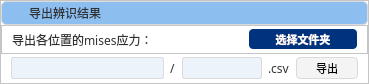
          <widget class="QFrame" name="frame_ans">
           <property name="minimumSize">
            <size>
             <width>0</width>
             <height>84</height>
            </size>
           </property>
           <property name="maximumSize">
            <size>
             <width>16777215</width>
             <height>84</height>
            </size>
           </property>
           <property name="styleSheet">
            <string notr="true">#frame_ans{
	background: #FFFFFF;
	border-radius: 5px 5px 0px 0px;
	border: 1px solid #DBDBDB;
}
QFrame{
	background-color: rgb(255, 255, 255);
}</string>
           </property>
           <property name="frameShape">
            <enum>QFrame::StyledPanel</enum>
           </property>
           <property name="frameShadow">
            <enum>QFrame::Raised</enum>
           </property>
           <layout class="QVBoxLayout" name="verticalLayout_ans">
            <property name="spacing">
             <number>0</number>
            </property>
            <property name="leftMargin">
             <number>0</number>
            </property>
            <property name="topMargin">
             <number>0</number>
            </property>
            <property name="rightMargin">
             <number>0</number>
            </property>
            <property name="bottomMargin">
             <number>0</number>
            </property>
            <item>
             <widget class="QFrame" name="frame_ans_title">
              <property name="maximumSize">
               <size>
                <width>16777215</width>
                <height>24</height>
               </size>
              </property>
              <property name="styleSheet">
               <string notr="true">#frame_ans_title{
	background: radial-gradient, #8CBEEF;
	border-radius: 5px 5px 0px 0px;
	border: 1px solid #DBDBDB;
}
#frame_30{
	background: radial-gradient, #8CBEEF;
	border-radius: 5px 5px 0px 0px;
	border: none;
}
QLabel {
	font-weight: 400;
	font-size: 12px;
	color: #303133;
	text-align: left;
	font-style: normal;
	text-transform: none;
	background-color: rgb(140, 190, 239);
	border-radius: 5px 5px 0px 0px;
	border: none;
}
QPushButton {
	background-color: rgb(140, 190, 239);
	border-radius: 5px 5px 0px 0px;
	border: none;
}</string>
              </property>
              <property name="frameShape">
               <enum>QFrame::StyledPanel</enum>
              </property>
              <property name="frameShadow">
               <enum>QFrame::Raised</enum>
              </property>
              <layout class="QHBoxLayout" name="horizontalLayout_ans_title">
               <property name="spacing">
                <number>6</number>
               </property>
               <property name="leftMargin">
                <number>6</number>
               </property>
               <property name="topMargin">
                <number>0</number>
               </property>
               <property name="rightMargin">
                <number>10</number>
               </property>
               <property name="bottomMargin">
                <number>0</number>
               </property>
               <item>
                <widget class="QFrame" name="frame_30">
                 <property name="frameShape">
                  <enum>QFrame::StyledPanel</enum>
                 </property>
                 <property name="frameShadow">
                  <enum>QFrame::Raised</enum>
                 </property>
                 <layout class="QHBoxLayout" name="horizontalLayout_30">
                  <property name="spacing">
                   <number>6</number>
                  </property>
                  <property name="leftMargin">
                   <number>0</number>
                  </property>
                  <property name="topMargin">
                   <number>0</number>
                  </property>
                  <property name="rightMargin">
                   <number>0</number>
                  </property>
                  <property name="bottomMargin">
                   <number>0</number>
                  </property>
                  <item>
                   <widget class="QLabel" name="label_30">
                    <property name="minimumSize">
                     <size>
                      <width>15</width>
                      <height>15</height>
                     </size>
                    </property>
                    <property name="maximumSize">
                     <size>
                      <width>15</width>
                      <height>15</height>
                     </size>
                    </property>
                    <property name="text">
                     <string/>
                    </property>
                    <property name="pixmap">
                     <pixmap resource="res.qrc">:/icons/icon_save.png</pixmap>
                    </property>
                    <property name="scaledContents">
                     <bool>true</bool>
                    </property>
                   </widget>
                  </item>
                  <item>
                   <widget class="QLabel" name="label_300">
                    <property name="font">
                     <font>
                      <family>黑体</family>
                      <pointsize>-1</pointsize>
                      <weight>50</weight>
                      <italic>false</italic>
                      <bold>false</bold>
                     </font>
                    </property>
                    <property name="text">
                     <string>导出辨识结果</string>
                    </property>
                   </widget>
                  </item>
                 </layout>
                </widget>
               </item>
               <item>
                <spacer name="horizontalSpacer_ans_about">
                 <property name="orientation">
                  <enum>Qt::Horizontal</enum>
                 </property>
                 <property name="sizeHint" stdset="0">
                  <size>
                   <width>202</width>
                   <height>6</height>
                  </size>
                 </property>
                </spacer>
               </item>
               <item>
                <widget class="QPushButton" name="pushButton_30">
                 <property name="font">
                  <font>
                   <family>Arial</family>
                   <pointsize>8</pointsize>
                  </font>
                 </property>
                 <property name="text">
                  <string/>
                 </property>
                 <property name="icon">
                  <iconset resource="res.qrc">
                   <normaloff>:/icons/icon_about.png</normaloff>:/icons/icon_about.png</iconset>
                 </property>
                </widget>
               </item>
              </layout>
             </widget>
            </item>
            <item>
             <widget class="QFrame" name="frame_ans_file">
              <property name="styleSheet">
               <string notr="true">QLabel{
	width: 123px;
	height: 13px;
	font-weight: 400;
	font-size: 12px;
	color: #303133;
	text-align: left;
	font-style: normal;
	text-transform: none;
}
QPushButton {
	height: 20px;
	background: #00337E;
	border-radius: 4px 4px 4px 4px;
	color: rgb(255, 255, 255);
}</string>
              </property>
              <property name="frameShape">
               <enum>QFrame::StyledPanel</enum>
              </property>
              <property name="frameShadow">
               <enum>QFrame::Raised</enum>
              </property>
              <layout class="QHBoxLayout" name="horizontalLayout_ans_file">
               <property name="spacing">
                <number>6</number>
               </property>
               <property name="leftMargin">
                <number>10</number>
               </property>
               <property name="topMargin">
                <number>0</number>
               </property>
               <property name="rightMargin">
                <number>10</number>
               </property>
               <property name="bottomMargin">
                <number>0</number>
               </property>
               <item>
                <widget class="QLabel" name="label_301">
                 <property name="font">
                  <font>
                   <family>黑体</family>
                   <pointsize>-1</pointsize>
                   <weight>50</weight>
                   <italic>false</italic>
                   <bold>false</bold>
                  </font>
                 </property>
                 <property name="text">
                  <string>导出各位置的mises应力：</string>
                 </property>
                </widget>
               </item>
               <item>
                <spacer name="horizontalSpacer_ans_file">
                 <property name="orientation">
                  <enum>Qt::Horizontal</enum>
                 </property>
                 <property name="sizeHint" stdset="0">
                  <size>
                   <width>90</width>
                   <height>6</height>
                  </size>
                 </property>
                </spacer>
               </item>
               <item>
                <widget class="QPushButton" name="pushButton_301">
                 <property name="minimumSize">
                  <size>
                   <width>108</width>
                   <height>20</height>
                  </size>
                 </property>
                 <property name="maximumSize">
                  <size>
                   <width>108</width>
                   <height>20</height>
                  </size>
                 </property>
                 <property name="font">
                  <font>
                   <family>等线</family>
                   <pointsize>8</pointsize>
                   <weight>75</weight>
                   <italic>false</italic>
                   <bold>true</bold>
                  </font>
                 </property>
                 <property name="styleSheet">
                  <string notr="true"/>
                 </property>
                 <property name="text">
                  <string>选择文件夹</string>
                 </property>
                </widget>
               </item>
              </layout>
             </widget>
            </item>
            <item>
             <widget class="QFrame" name="frame_ans_file_write">
              <property name="styleSheet">
               <string notr="true">QFrame{
	border-radius: 5px 5px 5px 5px;
	border: none;
}
QLabel{
	font-weight: 400;
	font-size: 12px;
	color: #303133;
	text-align: left;
	font-style: normal;
	text-transform: none;
}
QPushButton{
	width: 60px;
	height: 20px;
	background: qradialgradient(cx:0%, cy:0%, radius:100%, fx:50%, fy:50%, stop:0 #ECECED, stop:1 #FFFFFF);
	border-radius: 4px 4px 4px 4px;
	border: 1px solid #DBDBDD;
}
QLineEdit{
	height: 20px;
	background: #ECF3FB;
	border-radius: 2px 2px 2px 2px;
	border: 1px solid #DBDBDB;
}</string>
              </property>
              <property name="frameShape">
               <enum>QFrame::StyledPanel</enum>
              </property>
              <property name="frameShadow">
               <enum>QFrame::Raised</enum>
              </property>
              <layout class="QHBoxLayout" name="horizontalLayout_ans_file_write">
               <property name="spacing">
                <number>6</number>
               </property>
               <property name="leftMargin">
                <number>10</number>
               </property>
               <property name="topMargin">
                <number>0</number>
               </property>
               <property name="rightMargin">
                <number>10</number>
               </property>
               <property name="bottomMargin">
                <number>0</number>
               </property>
               <item>
                <widget class="QLineEdit" name="lineEdit_302"/>
               </item>
               <item>
                <widget class="QLabel" name="label_31">
                 <property name="font">
                  <font>
                   <family>黑体</family>
                   <pointsize>-1</pointsize>
                   <weight>50</weight>
                   <italic>false</italic>
                   <bold>false</bold>
                  </font>
                 </property>
                 <property name="text">
                  <string>/</string>
                 </property>
                </widget>
               </item>
               <item>
                <widget class="QLineEdit" name="lineEdit_303">
                 <property name="maximumSize">
                  <size>
                   <width>80</width>
                   <height>16777215</height>
                  </size>
                 </property>
                </widget>
               </item>
               <item>
                <widget class="QLabel" name="label_32">
                 <property name="font">
                  <font>
                   <family>黑体</family>
                   <pointsize>-1</pointsize>
                   <weight>50</weight>
                   <italic>false</italic>
                   <bold>false</bold>
                  </font>
                 </property>
                 <property name="text">
                  <string>.csv</string>
                 </property>
                </widget>
               </item>
               <item>
                <widget class="QPushButton" name="pushButton_302">
                 <property name="font">
                  <font>
                   <family>黑体</family>
                   <pointsize>8</pointsize>
                  </font>
                 </property>
                 <property name="text">
                  <string>导出</string>
                 </property>
                </widget>
               </item>
              </layout>
             </widget>
            </item>
           </layout>
          </widget>
